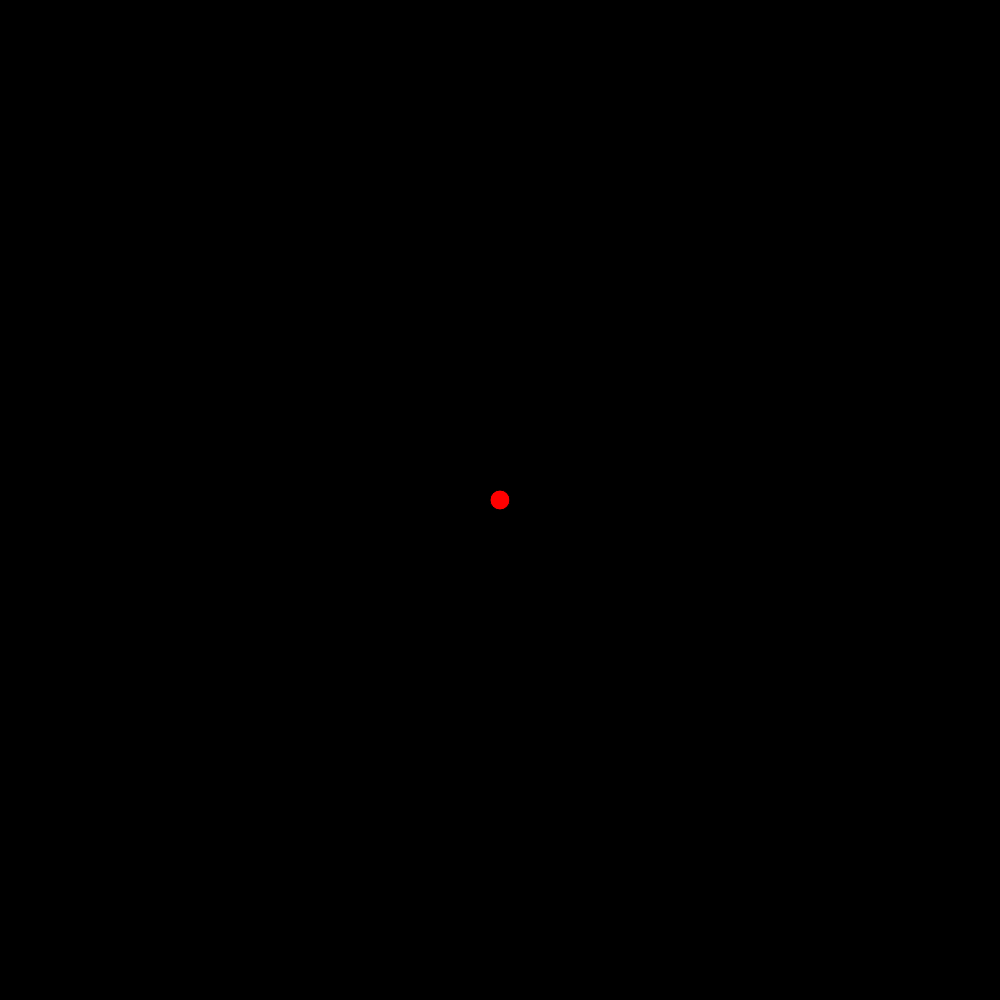
Frame 1 (no input)
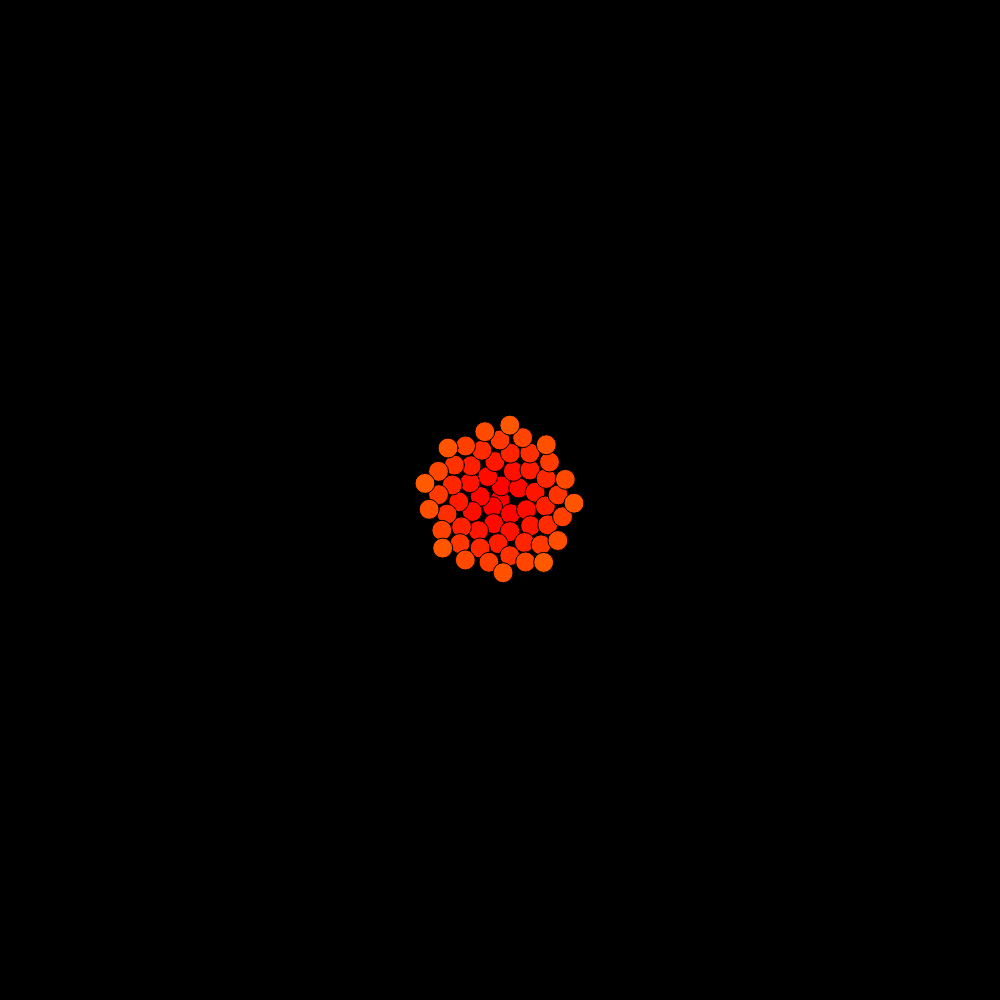
Frame 60 (no input)
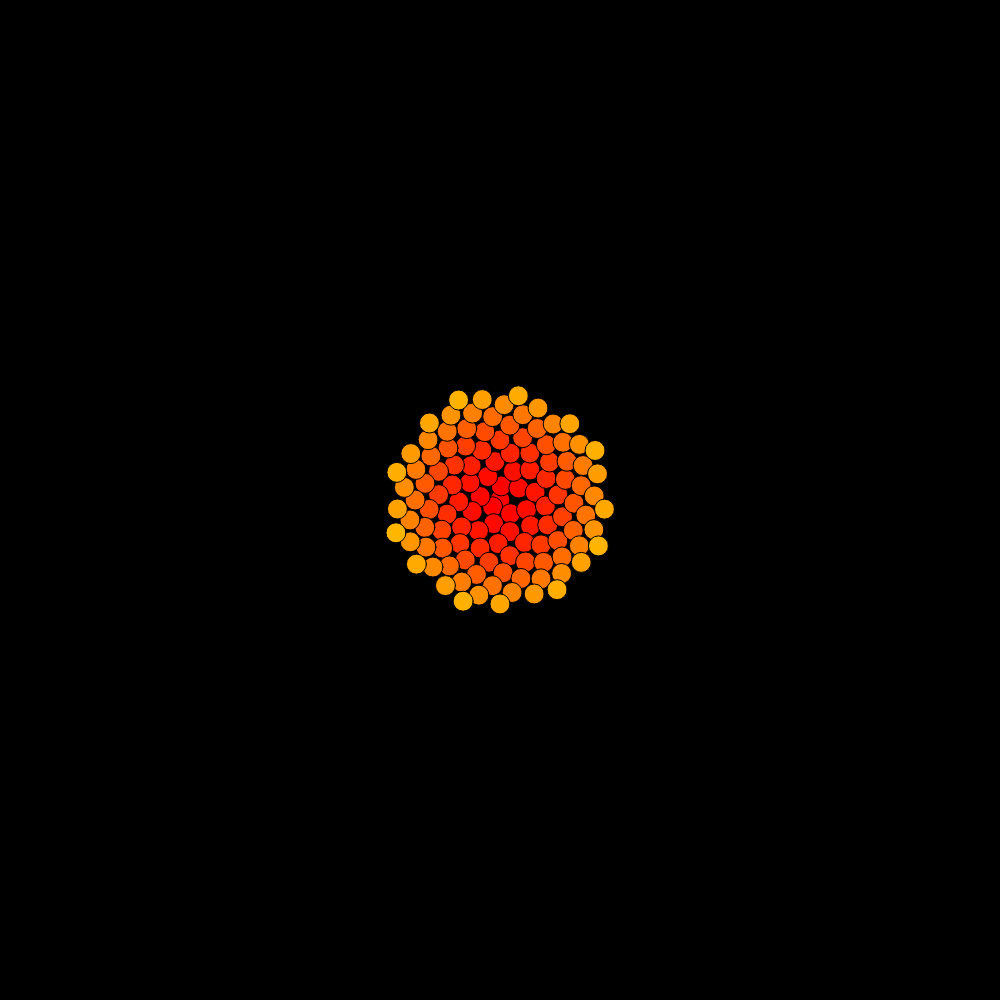
Frame 120 (the mouse pressed at the canvas centre since frame 60)

The p5.js sketch that drew these frames (run headless with seeded random() and noise() and a simulated clock; from frame 60 on, the mouse is pressed at the canvas centre):

// p5.js sketch
// ── sketch.js
let n = 0; // number of seeds in the flower
let c = 10; // a multiplier

function setup() {
  if (windowWidth > windowHeight){
  createCanvas(windowHeight, windowHeight);
    
  }else{
    createCanvas(windowWidth,windowWidth);
    
  }
  background(0);
  colorMode(HSB,1000,100,100);
  
  
}

function draw() {
   translate(width/2,height/2);
  let phi = n*radians(137.5);
  let r = c*sqrt(n);
  let x = r * cos(phi);
  let y = r * sin(phi);
  fill(n,100,100);
  ellipse(x,y,20,20);
  if (x > width/2){
    print(n);
    background(0);
    n = 0;
  }
  n++
}
